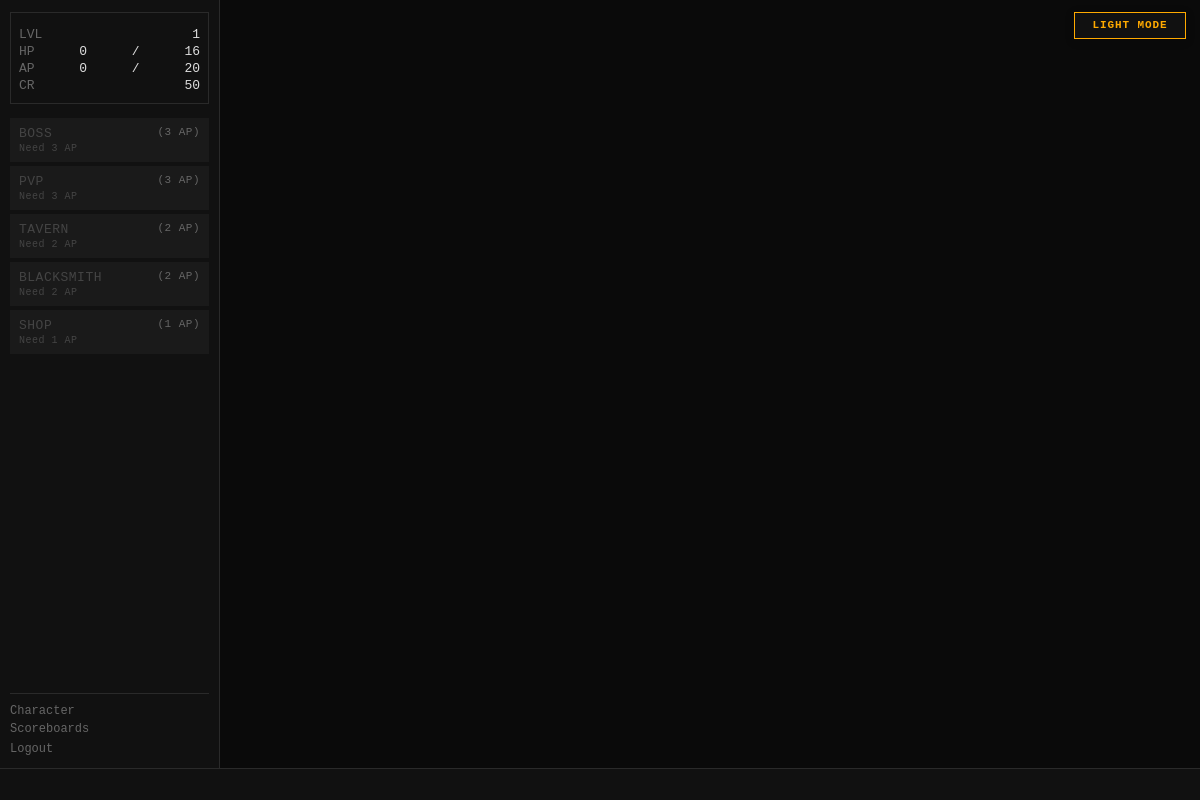
The page / (signed in) on the database as committed earlier.
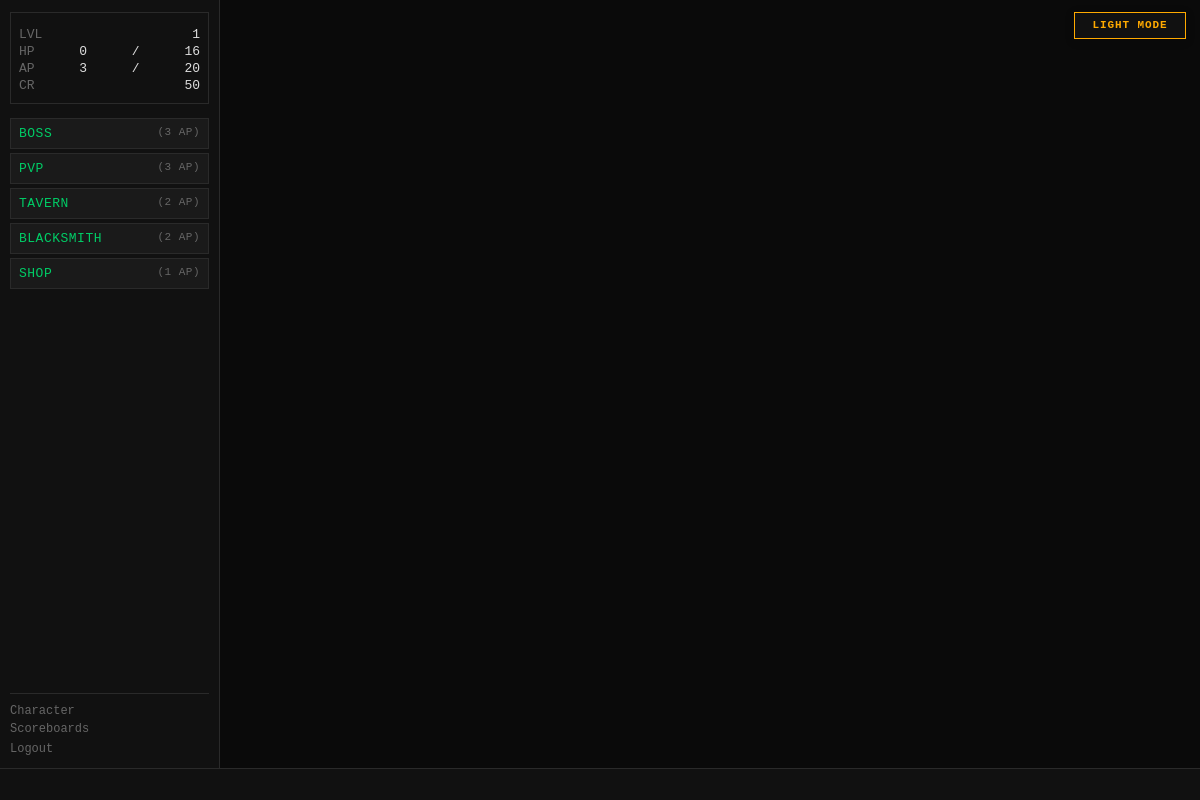
The same page on the database as committed later.
### tables this page shows
CREATE TABLE players (
    id                  INTEGER PRIMARY KEY AUTOINCREMENT,
    username            TEXT    UNIQUE NOT NULL,
    password_hash       TEXT    NOT NULL,
    email               TEXT    UNIQUE NOT NULL,
    character_name      TEXT    NOT NULL,
    sex                 TEXT    NOT NULL,
    class_id            INTEGER REFERENCES classes(id),
    str_stat            INTEGER NOT NULL DEFAULT 1,
    end_stat            INTEGER NOT NULL DEFAULT 1,
    agi_stat            INTEGER NOT NULL DEFAULT 1,
    lck_stat            INTEGER NOT NULL DEFAULT 1,
    per_stat            INTEGER NOT NULL DEFAULT 1,
    level               INTEGER NOT NULL DEFAULT 1,
    xp                  INTEGER NOT NULL DEFAULT 0,
    current_hp          INTEGER NOT NULL,
    current_ap          INTEGER NOT NULL,
    credits             INTEGER NOT NULL DEFAULT 25,
    equipped_weapon_id  INTEGER REFERENCES inventory_items(id),
    equipped_armor_id   INTEGER REFERENCES inventory_items(id),
    equipped_special_id INTEGER REFERENCES inventory_items(id),
    in_combat           INTEGER NOT NULL DEFAULT 0,
    pending_levelup     INTEGER NOT NULL DEFAULT 0,
    combat_preference   TEXT    NOT NULL DEFAULT "Balanced",
    is_banned           INTEGER NOT NULL DEFAULT 0,
    last_login_at       TEXT,
    created_at          TEXT    NOT NULL DEFAULT (datetime('now'))
);

### routes/dashboard.py (the view)
@bp.route('/')
def index():
    player   = g.player
    settings = get_all_settings()
    history_count = settings.get('TERMINAL_HISTORY_ENTRIES', cfg.TERMINAL_HISTORY_ENTRIES)
    terminal_history = execute(
        '''SELECT flavor_text, event_category, occurred_at, combat_session_id
           FROM daily_feed
           WHERE player_id = ? OR feed_scope = 'GLOBAL'
           ORDER BY occurred_at DESC
           LIMIT ?''',
        (player['id'], history_count)
    )
    terminal_history = list(reversed(terminal_history))
    button_states = _get_button_states(player, settings)
    now_iso = datetime.utcnow().isoformat()
    active_effects = execute(
        "SELECT effect_type, value FROM status_effects WHERE player_id = ?", (player["id"],)
    )
    label_map = {
        "STAT_BOOST_STR": "+STR", "STAT_BOOST_END": "+END", "STAT_BOOST_AGI": "+AGI",
        "STAT_BOOST_LCK": "+LCK", "STAT_BOOST_PER": "+PER", "STAT_BOOST_INITIATIVE": "+INIT",
        "STAT_PENALTY_STR": "-STR", "STAT_PENALTY_END": "-END", "STAT_PENALTY_AGI": "-AGI",
        "STAT_PENALTY_LCK": "-LCK", "STAT_PENALTY_PER": "-PER", "STAT_PENALTY_INITIATIVE": "-INIT",
        "CURSED": "CURSED",
    }
    effect_labels = [
        f"{label_map.get(e['effect_type'], e['effect_type'])} {int(abs(e['value']))}"
        for e in active_effects
    ]
    return render_template(
        'dashboard.html',
        terminal_history=terminal_history,
        button_states=button_states,
        blackout=g.get('blackout', False),
        now_iso=now_iso,
        effect_labels=effect_labels,
    )

### app.py (called while the page is built)
def _context_processor() -> dict:
    player = g.get("player")
    if not player:
        return {}
    return {"player": player, "settings": get_all_settings()}

def _check_auth():
    if request.endpoint in _AUTH_EXEMPT:
        return None
    if not session.get("player_id"):
        return redirect(url_for("auth.login"))
    return None

def _load_player():
    player_id = session.get("player_id")
    if not player_id:
        return None
    player = get_player(player_id)
    if player is None:
        session.clear()
        return redirect(url_for("auth.login"))
    g.player = player
    return None

def _check_levelup():
    if request.endpoint in _LEVELUP_EXEMPT:
        return None
    player = g.get("player")
    if player and player.get("pending_levelup") and not player.get("in_combat"):
        return redirect(url_for("auth.levelup"))
    return None

def _set_blackout_flag():
    settings = get_all_settings()
    blackout_mins = settings.get("MIDNIGHT_BLACKOUT_MINUTES", cfg.MIDNIGHT_BLACKOUT_MINUTES)
    now = datetime.now(timezone.utc)
    minutes_to_midnight = (24 * 60) - (now.hour * 60 + now.minute)
    g.blackout = (minutes_to_midnight <= blackout_mins)

### templates/dashboard.html (shortened to what this page needs)
{% extends "base.html" %}
{% block content %}
<div id="terminal" role="log" aria-live="polite">
</div>
{% endblock %}

### templates/base.html (shortened to what this page needs)
<!DOCTYPE html>
<html lang="en">
<head>
    <link rel="stylesheet" href="{{ url_for('static', filename='style.css') }}">
</head>
<body class="{{ 'authenticated' if player else 'auth-page' }} {% block body_class %}{% endblock %}">
<button id="theme-toggle" type="button" aria-label="Switch color theme" aria-pressed="false">
</button>
{% if player %}
<div id="left-col">
    <div id="status-block">
        <div class="status-line">
            <span class="label">LVL</span>
            <span id="status-level">{{ player.level }}</span>
        </div>
        <div class="status-line">
            <span class="label">HP</span>
            <span id="status-hp">{{ player.current_hp }}</span>/<span id="status-maxhp">{{ player.max_hp }}</span>
        </div>
        <div class="status-line">
            <span class="label">AP</span>
            <span id="status-ap">{{ player.current_ap }}</span>/<span id="status-maxap">{{ player.max_ap }}</span>
        </div>
        <div class="status-line">
            <span class="label">CR</span>
            <span id="status-credits">{{ player.credits }}</span>
        </div>
    </div>
    <div id="action-buttons">
        {% if button_states is defined %}
            {% set action_endpoints = {
                'boss': 'actions.action_boss',
                'pvp': 'actions.action_pvp',
                'tavern': 'actions.action_tavern',
                'blacksmith': 'blacksmith.index',
                'shop': 'shop.index'
            } %}
            {% for action, state in button_states.items() %}
                {% if state.enabled %}
                    {% if action in ('blacksmith', 'shop') %}
                    <a class="action-btn action-link" href="{{ url_for(action_endpoints[action]) }}">
                        {{ action|upper }} <span class="ap-cost">({{ state.ap_cost }} AP)</span>
                    </a>
                    {% else %}
                    <form class="terminal-action" action="{{ url_for(action_endpoints[action]) }}" method="POST">
                    <button type="submit" class="action-btn">
                        {{ action|upper }} <span class="ap-cost">({{ state.ap_cost }} AP)</span>
                    </button>
                    </form>
                    {% endif %}
                {% else %}
                <button class="action-btn disabled" title="{{ state.reason }}" disabled>
                    {{ action|upper }} <span class="ap-cost">({{ state.ap_cost }} AP)</span>
                    <span class="btn-reason">{{ state.reason }}</span>
                </button>
                {% endif %}
            {% endfor %}
        {% endif %}
    </div>
    <nav id="left-nav">
        <a href="{{ url_for('character.index') }}">Character</a>
        <a href="{{ url_for('scoreboards.index') }}">Scoreboards</a>
        <form action="{{ url_for('auth.logout') }}" method="POST" style="margin:0">
            <button type="submit" class="nav-link-btn">Logout</button>
        </form>
    </nav>
</div>
{% endif %}
<div id="main">
    {% block content %}{% endblock %}
</div>
{% if player %}
<div id="ticker-wrap">
    <div id="ticker">
    </div>
</div>
{% endif %}
</body>
</html>

Rows that differ between the two databases and show on the page:
changed players: current_ap "0" → "3"
Other text that changed with them:
new list line: "BOSS ( 3 AP)"
new list line: "PVP ( 3 AP)"
new list line: "TAVERN ( 2 AP)"
new list line: "BLACKSMITH ( 2 AP)"
new list line: "SHOP ( 1 AP)"
list line gone: "BOSS ( 3 AP) Need 3 AP"
list line gone: "PVP ( 3 AP) Need 3 AP"
list line gone: "TAVERN ( 2 AP) Need 2 AP"
list line gone: "BLACKSMITH ( 2 AP) Need 2 AP"
list line gone: "SHOP ( 1 AP) Need 1 AP"
